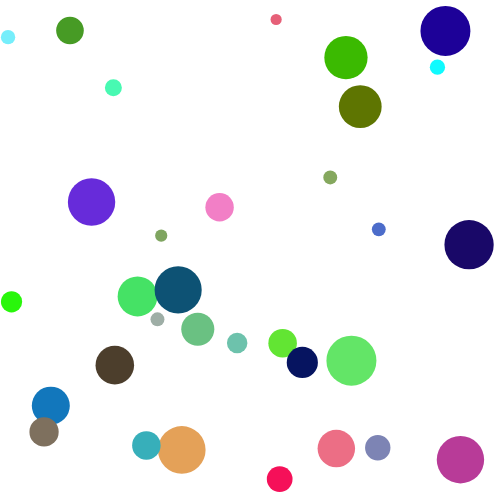
Frame 1 (no input)
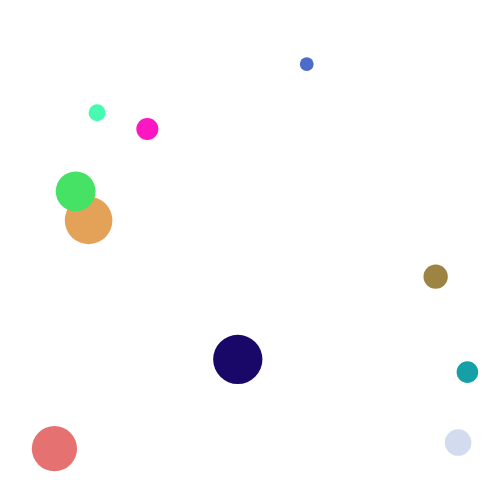
Frame 60 (no input)
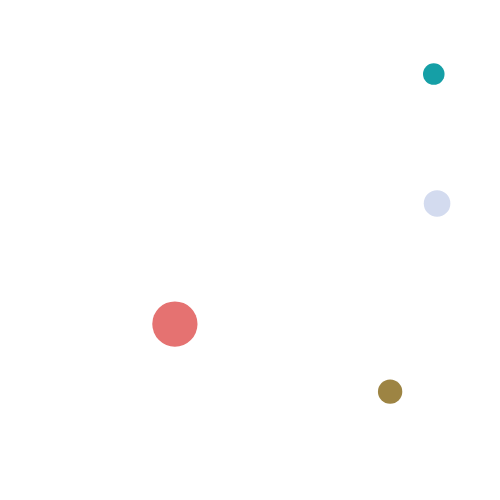
Frame 120 (the mouse pressed at the canvas centre since frame 60)

The p5.js sketch that drew these frames (run headless with seeded random() and noise() and a simulated clock; from frame 60 on, the mouse is pressed at the canvas centre):

// p5.js sketch
// ── sketch.js
// array to hold all the balls
var circles = [];
var numCircles = 50;

function setup() {
  // create my canvas
  createCanvas(500, 500);
  // set to noStroke, so the circles do no have outlines
  noStroke();
  
  // create numCircles circle objects
  // add them to teh circles array
  for (i = 0; i < numCircles; i++) {
    // define the current circles size
    var circleSize = random(10, 50);
    // add this new circle to the array
    append(circles, 
      { size: circleSize,
        x: random(circleSize / 2, width - circleSize / 2),
        y: random(circleSize / 2, height - circleSize / 2),
        xDir: random(-5, 5),
        yDir: random(-5, 5),
        circleColor: color(random(0, 255), random(0, 255), random(0, 255)),
      }
    );
  }
}

function draw() {
  // clear the background
  background(255);
  // loop through the circles array
  // draw all the circles
  for (i = 0; i < circles.length; i++) {
    fill(circles[i].circleColor);
    ellipse(circles[i].x, circles[i].y, circles[i].size, circles[i].size);
  
    // advance them forward
    circles[i].x += circles[i].xDir;
    circles[i].y += circles[i].yDir;
    
    changeDirIfOnEdge(i);
    removeCollisions(i);
  }
}

// if they are on an edge
// change direction, for both x and y
function changeDirIfOnEdge(i) {
  if (circles[i].x < circles[i].size / 2 || circles[i].x > width - circles[i].size / 2) {
    circles[i].xDir *= -1;
  }
  if (circles[i].y < circles[i].size / 2 || circles[i].y > height - circles[i].size / 2) {
    circles[i].yDir *= -1;
  }
}

// if they collide with another circle
// remove both circles from the circle array
function removeCollisions(i) {
  for (j = 0; j < circles.length; j++) {
    if (i != j) {
      if (Math.abs(circles[i].x - circles[j].x) < 25 &&
          Math.abs(circles[i].y - circles[j].y) < 25) {
        circles.splice(i, 1);
        circles.splice(j - 1, 1);
        j = circles.length;
      }
    }
  }
}
